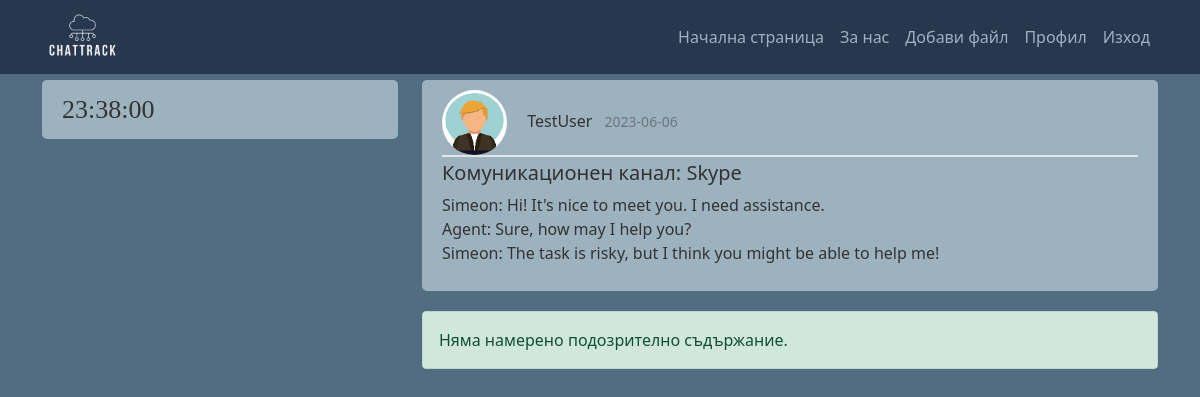
The app's page /chat/8 (signed in) with its own data.
### chattrack/models.py (models this page shows, shortened)
class User(db.Model, UserMixin):
    id = db.Column(db.Integer, primary_key=True)
    username = db.Column(db.String(20), unique=True, nullable=False)
    email = db.Column(db.String(50), unique=True, nullable=False)
    profile_pic = db.Column(db.String(20), nullable=False, default='default.jpg')
    password = db.Column(db.String(60), nullable=False)
    chats = db.relationship('Chat', backref='owner', lazy=True)

class Chat(db.Model):
    id = db.Column(db.Integer, primary_key=True)
    has_alerts = db.Column(db.Boolean, nullable=False, default=False)
    date_uploaded = db.Column(db.DateTime, nullable=False, default=datetime.utcnow)
    channel = db.Column(db.String(30), nullable=False)
    content = db.Column(db.Text, nullable=False)
    similar_phrases_found = db.Column(db.String, nullable=True)
    user_id = db.Column(db.Integer, db.ForeignKey('user.id'), nullable=False)

### chattrack/routes.py (the view)
@app.route("/chat/<int:chat_id>", methods=['GET', 'POST'])
@login_required
def chat(chat_id):
    chat = Chat.query.get_or_404(chat_id)
    deserialized_similar_phrases_found = json.loads(chat.similar_phrases_found)
    return render_template('chat.html', title=chat.channel, chat=chat, phrases_found=deserialized_similar_phrases_found)

### chattrack/models.py (called while the page is built)
@login_manager.user_loader # get an id to keep session of the user
def load_user(user_id):
    return User.query.get(int(user_id))

### chattrack/templates/chat.html (shortened to what this page needs)
{% extends "init_template.html" %}
{% block content %}
  {% if current_user.is_authenticated %}
    <article class="media content-section">
        <div class="media-body">
            <div class="article-metadata">
                <img class="rounded-circle article-img" src="{{ url_for('static', filename='profile_pictures/' + chat.owner.profile_pic) }}">
                <a class="username me-2" href="{{ url_for('user_chats', username=chat.owner.username) }}">{{ chat.owner.username }}</a>
                <small class="text-muted">{{ chat.date_uploaded.strftime('%Y-%m-%d') }}</small>
            </div>
            <h5 class="article-title">Комуникационен канал: {{ chat.channel }}</h5>
            <p class="article-content">{{ chat.content }}</p>
        </div>
        </article>
        {% if chat.has_alerts == true %}
            <div class="alert alert-danger" role="alert">
                <div class="panel-heading">Подозрително съдържание! Моля прегледайте чата за следните изрази:</div>
                <hr class="bg-danger border-2 border-top border-danger">
                {% for phrase in phrases_found %}
                    <div class="font-weight-bold fw-bolder">{{ phrase }}</div>
                {% endfor %}
            </div>
        {% else %}
            <div class="alert alert-success" role="alert">
                <div class="panel-heading">Няма намерено подозрително съдържание.</div>
            </div>
        {% endif %}
  {% else %}
    <div class="alert alert-primary" role="alert">
      <div class="panel-heading">Моля влезте в акаунта си преди да продължите.</div>
    </div>
  {% endif %}
{% endblock content %}

### chattrack/static/main.css (style rules this page uses)
body { background: #526D82; color: #333333; margin-top: 5rem; }
h4, h5 { color: #9DB2BF; }
.content-section { background: #9DB2BF; padding: 10px 20px; border-radius: 5px; margin-bottom: 20px; }
.article-title { color: #333131; text-decoration: none }
.username { color: #333131; text-decoration: none }
.article-content { white-space: pre-line; }
.article-img { height: 65px; width: 65px; margin-right: 16px; }
.article-metadata { margin-bottom: 4px; border-bottom: 2px solid #e3e3e3 }

### records on screen
User: profile_pic (picture), owner.username "TestUser"
Chat: date_uploaded "2023-06-06", channel "Skype", content "Simeon: Hi! It's nice to meet you. I need assistance. Agent: Sure, how may I help you? Simeon: The task is risky, but I think you might be able to help me!"
